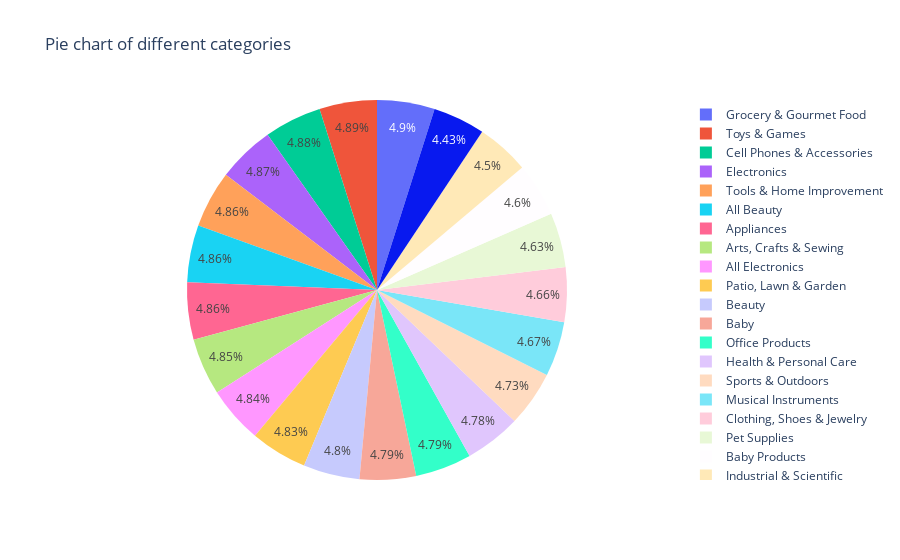

Notebook code for this chart:
### Code cell
import plotly.express as px
fig = px.pie(products_data, names='categories', title ='Pie chart of different categories')
fig.show()

### Figure 1 — Plotly figure (JSON) as saved in the notebook; plotly's stock layout.template omitted (floating-point values rounded to 4 significant figures; data arrays with more than 128 entries replaced by an {"elided": "..."} marker saying what was removed)
{"data": [{"domain": {"x": [0, 1], "y": [0, 1]}, "hovertemplate": "categories=%{label}<extra></extra>", "labels": {"elided": "44804 str values"}, "legendgroup": "", "name": "", "showlegend": true, "type": "pie"}], "layout": {"legend": {"tracegroupgap": 0}, "title": {"text": "Pie chart of different categories"}}}
